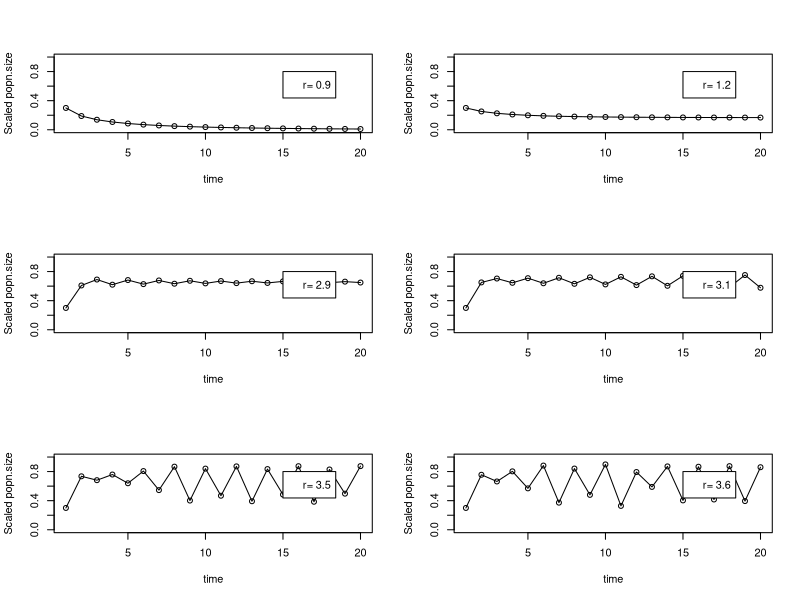

This figure's R source:
## ---- chunk 1
logistic.growth <- function(steps,nstart,r)
  {
  time <- seq(steps)
  N <- rep(0,steps)
  nstart.okay <- nstart<=1 & nstart >=0
  # this is a 'scaled' version of the model and the population values are between 0-1.
  if (isTRUE(nstart.okay)){
    N[1] <- nstart}
  else{stop('The value of Nstart is not within 0-1')}
  for (t in time[1:length(time)-1]){N[t+1] <- r*N[t]*(1-N[t])}
  N
  }

steps = 20
time = seq(steps)

n0 = 0.3
par(mfrow=c(3,2))
# r <1
r=0.9
plot(time, logistic.growth(steps,n0,r),ylab = 'Scaled popn.size',ylim=c(0,1))
lines(time, logistic.growth(steps,n0,r));legend(15,0.8,legend=paste('r=',r,sep=' '))
r=1.2
plot(time, logistic.growth(steps,n0,r),ylab = 'Scaled popn.size',ylim=c(0,1))
lines(time, logistic.growth(steps,n0,r));legend(15,0.8,legend=paste('r=',r,sep=' '))
r=2.9
plot(time, logistic.growth(steps,n0,r),ylab = 'Scaled popn.size',ylim=c(0,1))
lines(time, logistic.growth(steps,n0,r));legend(15,0.8,legend=paste('r=',r,sep=' '))
r=3.1
plot(time, logistic.growth(steps,n0,r),ylab = 'Scaled popn.size',ylim=c(0,1))
lines(time, logistic.growth(steps,n0,r));legend(15,0.8,legend=paste('r=',r,sep=' '))
r=3.5
plot(time, logistic.growth(steps,n0,r),ylab = 'Scaled popn.size',ylim=c(0,1))
lines(time, logistic.growth(steps,n0,r));legend(15,0.8,legend=paste('r=',r,sep=' '))
r=3.6
plot(time, logistic.growth(steps,n0,r),ylab = 'Scaled popn.size',ylim=c(0,1))
lines(time, logistic.growth(steps,n0,r));legend(15,0.8,legend=paste('r=',r,sep=' '))

